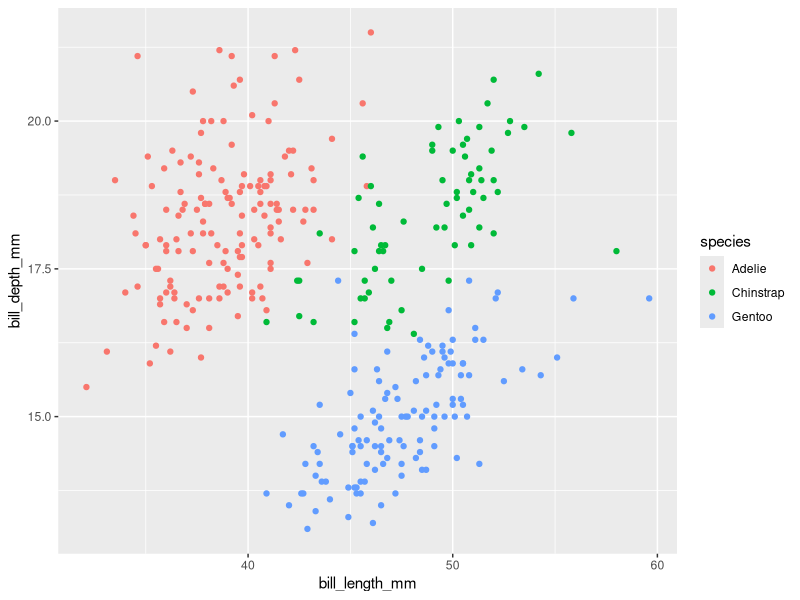
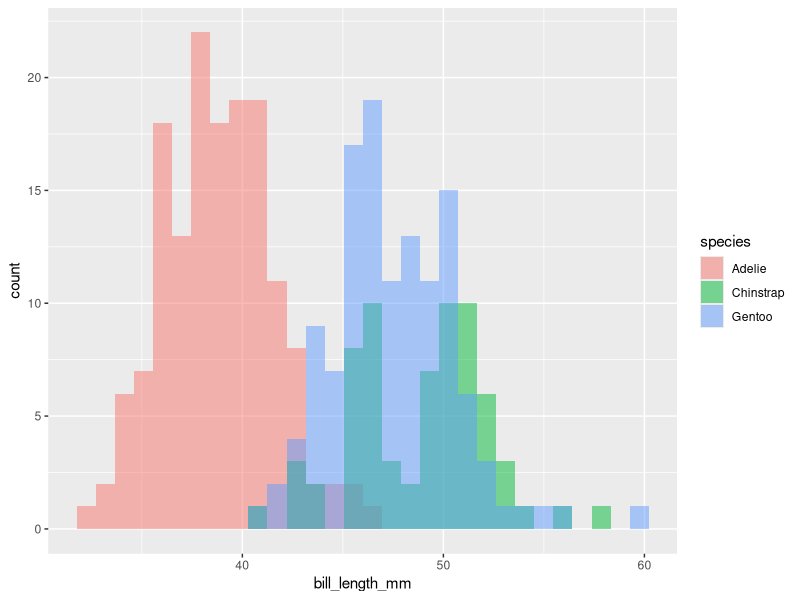
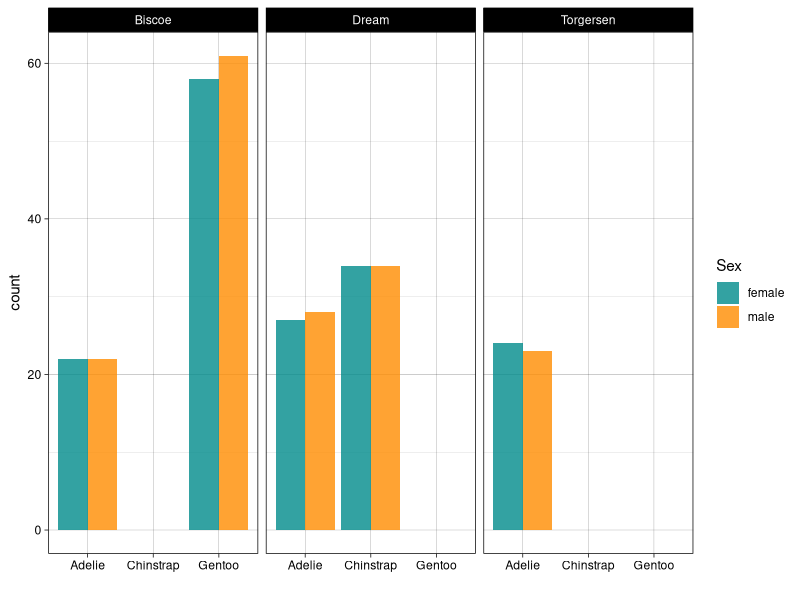
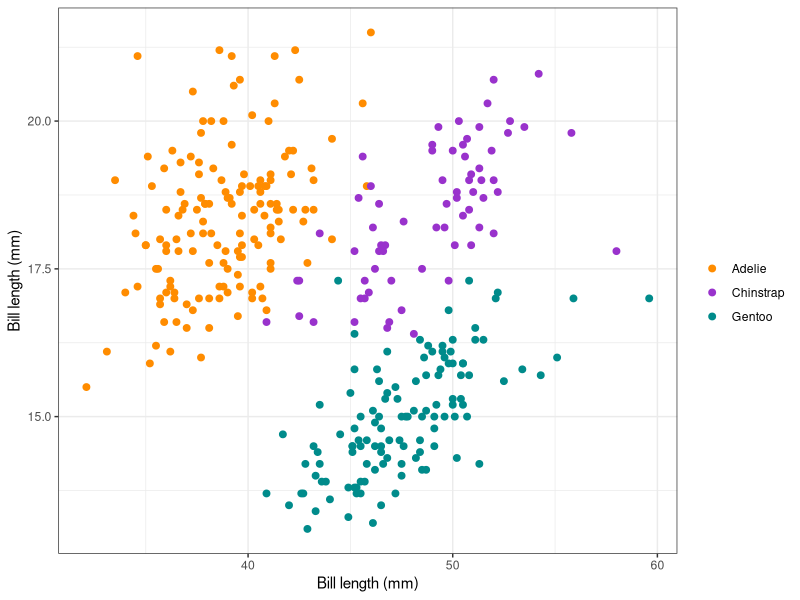
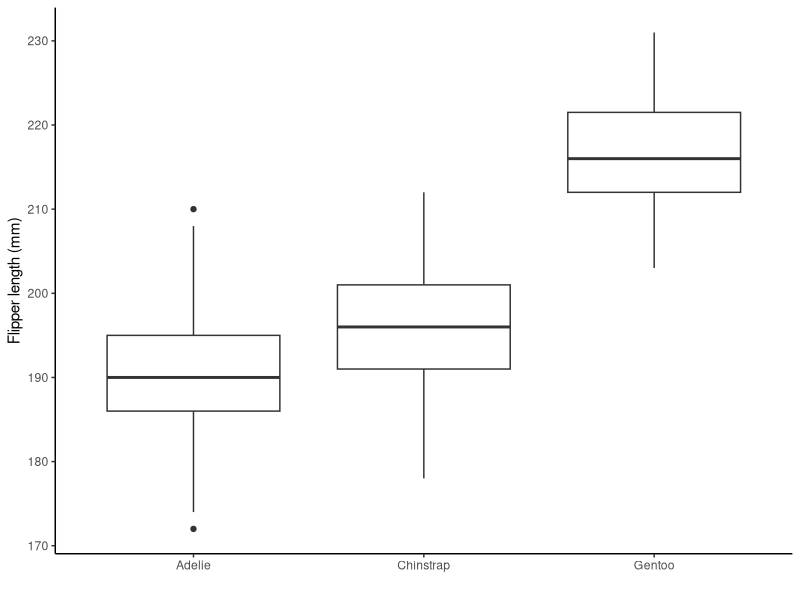
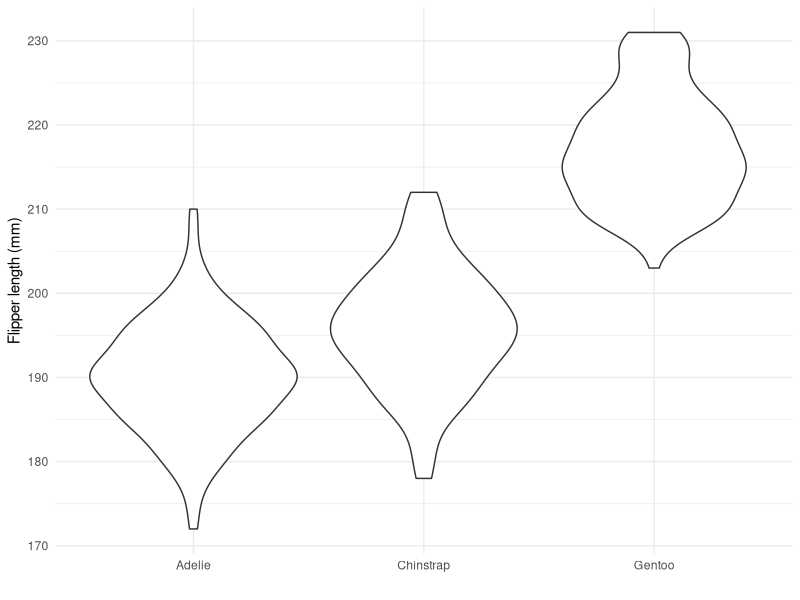
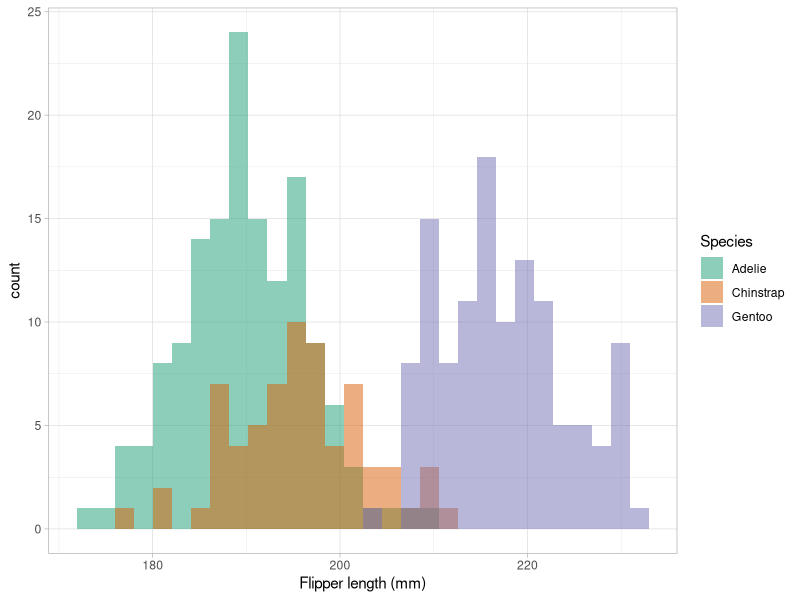
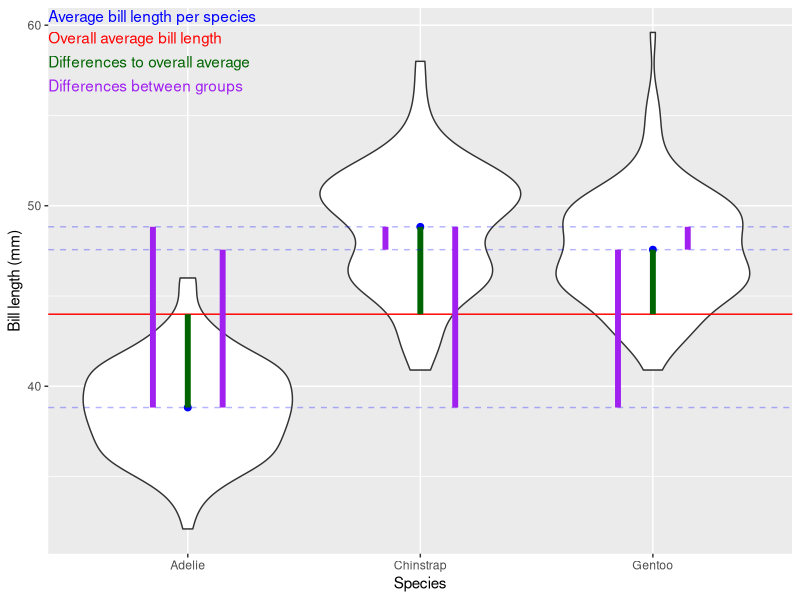

The R script that drew these images, in order:
## ---- chunk 1
knitr::include_url('https://giphy.com/embed/3og0IO5z8Rd30ktV6g')
## ---- chunk 2
library(palmerpenguins) ## contains some nice penguin data
penguins
## ---- chunk 3
library(tidyverse)
penguins %>% 
  apply(.,2,is.na) %>%
  apply(.,2,sum)
## ---- chunk 4
penguins_nafree <- penguins %>% drop_na()
penguins_nafree
## ---- chunk 5
filter(penguins_nafree, island == "Torgersen" )
summarise(penguins_nafree, average_bill_length = mean(bill_length_mm))
group_by(penguins_nafree, species)
## ---- chunk 6
penguins_nafree %>% 
  group_by(species) %>% 
  summarise(average_bill_length = mean(bill_length_mm))
## ---- chunk 7
penguins_nafree %>% 
  group_by(island,species) %>% 
  summarise(average_bill_length = mean(bill_length_mm))
## ---- chunk 8
## scatter
ggplot(data = penguins_nafree, aes(x = bill_length_mm, y = bill_depth_mm, color = species)) +
  geom_point()
## histogram
ggplot(data = penguins, aes(x = bill_length_mm)) +
  geom_histogram(aes(fill = species), alpha = 0.5, position = "identity")
## ---- chunk 9
penguins_nafree %>%
  count(species, sex, island)
## ---- chunk 10
ggplot(penguins_nafree, aes(x = species, fill = sex)) +
  geom_bar(alpha = 0.8, position = "dodge") +
  facet_wrap(~island) +
  xlab("") +
  theme_linedraw() + ## remember themes...
  scale_fill_manual(values = c("cyan4","darkorange"), name = "Sex") 
## ---- chunk 11
ggplot(data = penguins_nafree, aes(x = bill_length_mm, y = bill_depth_mm)) +
  geom_point(aes(color = species),size = 2)  +
  scale_color_manual(values = c("darkorange","darkorchid","cyan4"), name = "") +
  theme_bw() + ## Oo a new theme
  xlab("Bill length (mm)") +
  ylab("Bill length (mm)")
## ---- chunk 12
## boxplot
ggplot(penguins_nafree,aes(x = species, y = flipper_length_mm)) +
    geom_boxplot() +
    ylab("Flipper length (mm)") + xlab("") +
  theme_classic() ## yet another theme
## violin plot
ggplot(penguins_nafree,aes(x = species, y = flipper_length_mm)) + 
    geom_violin() +
    ylab("Flipper length (mm)") + xlab("") +
    theme_minimal() ## soon you could be making your own
## histogram, with a colorblind friendly palette
## try running display.brewer.all(colorblindFriendly = TRUE)
## what do you think it's doing
ggplot(penguins_nafree,aes(x = flipper_length_mm)) + 
    geom_histogram(aes(fill = species), alpha = 0.5, position = "identity") +
    xlab("Flipper length (mm)") + 
    scale_fill_brewer(palette = "Dark2", name = "Species") +
  theme_light()

## ---- chunk 13
means <- penguins_nafree %>% group_by(species) %>% summarise(means = mean(bill_length_mm))
mean <- mean(penguins_nafree$bill_length_mm)
means$ends <- mean
means$lag1 <- means$means[c(2,3,1)]
means$lag2 <- means$means[c(3,1,2)]
ggplot(penguins_nafree,aes(x = species, y = bill_length_mm)) + 
    geom_violin()  + 
  ylab("Bill length (mm)") +
  xlab("Species") +
  geom_point(data = means, aes(x = species, y = means),color = "blue", size = 2) +
  annotate(geom = 'text', label = "Average bill length per species" , x = -Inf, y = Inf, hjust = 0, vjust = 1.2, color = "blue") +
  geom_hline(yintercept = mean, color = "red") +
  annotate(geom = 'text', label = "Overall average bill length" , x = -Inf, y = Inf, hjust = 0, vjust = 3, color = "red") +
  geom_segment(data = means, aes(x = species, y = means, xend = species, yend = ends),col = "darkgreen", size = 2)  +
  annotate(geom = 'text', label = "Differences to overall average" , x = -Inf, y = Inf, hjust = 0, vjust = 5, color = "darkgreen") +
  geom_hline(data = means, aes(yintercept = means), color = "blue", alpha = 0.3, lty = 2) + 
  geom_segment(data = means, aes(x = as.numeric(species) - 0.15, y = means, 
                                 xend = as.numeric(species) - 0.15, yend = lag1),col = "purple", size = 2) +
  geom_segment(data = means, aes(x = as.numeric(species) + 0.15, y = means, 
                                 xend = as.numeric(species) + 0.15, yend = lag2),col = "purple", size = 2)+
  annotate(geom = 'text', label = "Differences between groups" , x = -Inf, y = Inf, 
           hjust = 0, vjust = 7, color = "purple")
## ---- chunk 14
jit <- ggplot() + 
  geom_jitter(data = penguins_nafree,aes(x = species, y = bill_length_mm, color = species), alpha = 0.2) 

penguins_nafree$x_points <- layer_data(jit)$x
penguins_nafree$y_points <- layer_data(jit)$y
penguins_nafree <- penguins_nafree %>% group_by(species) %>% mutate(sp_means = mean(bill_length_mm))

ggplot() + 
  ylab("Bill length (mm)") +
  xlab("Species") +
  geom_point(data = means, aes(x = species, y = means, color = species), size = 2) +
  geom_text(data = means, aes(x = species, y = means + 2.5, color = species, 
                              label = paste0("Species average = ",round(means,3)))) +
  geom_hline(data = means, aes(yintercept = means, color = species), alpha = 0.3, lty = 2) +
  geom_point(data = penguins_nafree,aes(x = x_points, y = y_points, color = species), alpha = 0.2) +
  theme(legend.position = "none") + 
  geom_segment(data = penguins_nafree, aes(x = x_points, y = y_points, xend = x_points, 
                                 yend = sp_means,color = species), size = 1, alpha = 0.2) 
